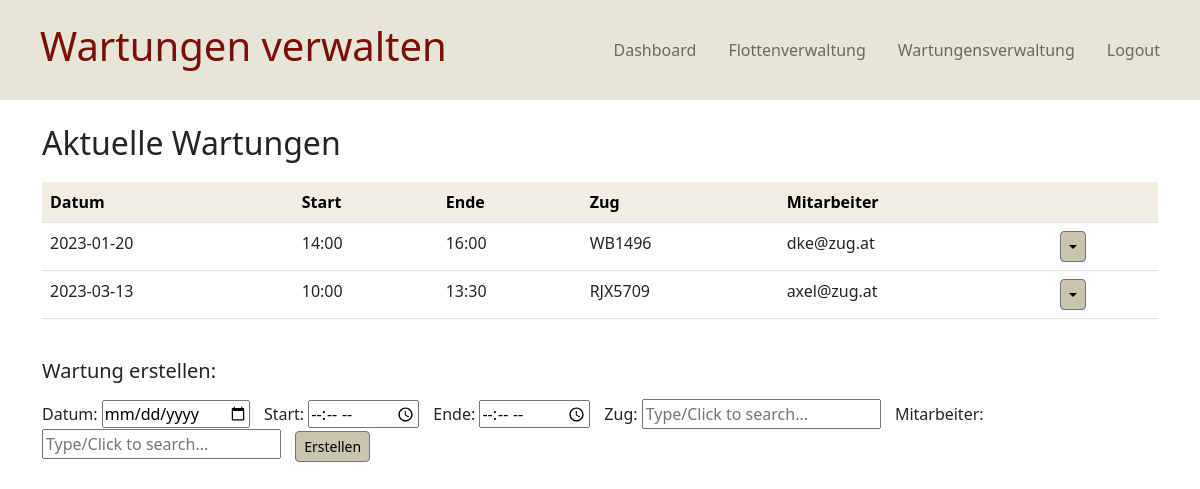
The page /wartungen (signed in) on the database its author committed.
### website/models.py (models this page shows, shortened)
class Wartung(db.Model):
    __tablename__ = 'wartungen'
    id = db.Column(db.Integer, primary_key=True)
    datum = db.Column(db.Date, default=date.today(), nullable=False)
    start = db.Column(db.Time, default=time(), nullable=False)
    ende = db.Column(db.Time, default=time(18, 0), nullable=False)
    mitarbeiter = db.Column(db.Integer, db.ForeignKey("users.id"))
    zug = db.Column(db.Integer, db.ForeignKey("zuege.id"))

class Zug(db.Model):
    __tablename__ = 'zuege'
    id = db.Column(db.Integer, primary_key=True)
    nummer = db.Column(db.String(120), unique=True, nullable=False)
    waggons = db.relationship("Waggon", backref="train")
    wartungen = db.relationship("Wartung", backref="train_maintenance")
    def __repr__(self):
        return self.nummer

class User(db.Model, UserMixin):
    __tablename__ = 'users'
    id = db.Column(db.Integer, primary_key=True)
    email = db.Column(db.String(120), unique=True, nullable=False)
    password = db.Column(db.String(60), nullable=False)
    is_admin = db.Column(db.Boolean, nullable=False, default=False)
    wartungen = db.relationship("Wartung", backref="maintenance")
    def __repr__(self):
        return self.email

### website/views.py (the view, shortened to what this page needs)
@views.route("/wartungen", methods=["GET", "POST"])
@admin_required
@login_required
def wartungen():
    wartungen_wartung = Wartung.query.order_by(Wartung.datum).all()
    zuege = Zug.query.all()
    users = User.query.filter_by(is_admin=False).all()
    return render_template("wartungen.html", user=current_user, wartungen=wartungen_wartung, users=users, zuege=zuege)

### website/__init__.py (called while the page is built)
def create_app():
    app = Flask(__name__)
    app.config["SECRET_KEY"] = "bdd96e66c3fbb1a20a12a36144769328"
    app.config['JSON_SORT_KEYS'] = False
    app.config["SQLALCHEMY_DATABASE_URI"] = f"sqlite:///{DB_NAME}"
    db.init_app(app)
    migrate = Migrate(app, db, render_as_batch=True)
    from .views import views
    from .auth import auth
    from .api import api
    app.register_blueprint(views, url_prefix='/')
    app.register_blueprint(auth, url_prefix='/')
    app.register_blueprint(api, url_prefix='/api')
    from .models import User, Triebwagen, Personenwaggon, Waggon, Zug
    create_database(app)
    login_manager = LoginManager()
    login_manager.login_view = "auth.login"
    login_manager.init_app(app)
    @login_manager.user_loader
    def load_user(id):
        return User.query.get(int(id))
    return app

### website/auth.py (called while the page is built)
def admin_required(f):
    @wraps(f)
    def wrap(*args, **kwargs):
        if current_user.is_admin:
            return f(*args, **kwargs)
        else:
            flash("You need to be an admin to view this page.", category="danger")
            return redirect(url_for('auth.login'))
    return wrap

### website/templates/wartungen.html (shortened to what this page needs)
{% extends "base.html" %}
{% block leftnavbartext %}
<h1>Wartungen verwalten</h1>
{% endblock %}
{% block content %}
<h2>Aktuelle Wartungen</h2>
<table class="table">
    <thead class="table-light">
    <tr>
        <th scope="col">Datum</th>
        <th scope="col">Start</th>
        <th scope="col">Ende</th>
        <th scope="col">Zug</th>
        <th scope="col">Mitarbeiter</th>
        <th scope="col"></th>
    </tr>
    </thead>
    <tbody>
    {% for wartung in wartungen %}
    <tr>
        <td>{{ wartung.datum }}</td>
        <td>{{ wartung.start.strftime("%H:%M") }}</td>
        <td>{{ wartung.ende.strftime("%H:%M") }}</td>
        <td>{{ wartung.train_maintenance }}</td>
        <td>{{ wartung.maintenance }}</td>
        <td>
            <div class="btn-group">
                <button
                        type="button"
                        class="btn btn-sm btn-secondary dropdown-toggle"
                        data-bs-toggle="dropdown"
                ></button>
            </div>
        </td>
    </tr>
    {% endfor %}
    </tbody>
</table>
<br>
<h5 class="mb-3">Wartung erstellen:</h5>
<form method="POST" action="" class="form-inline">
    <label for="wartung_datum">Datum:</label>
    <input type="date"
           id="wartung_datum"
           name="wartung_datum"
           class="input-small"
           size="10"
           maxlength="4"
           value="{{ wartung_datum }}">
    <label for="wartung_start">Start:</label>
    <input type="time"
           id="wartung_start"
           name="wartung_start"
           class="input-small"
           size="10"
           value="{{ wartung_start }}">
    <label for="wartung_ende">Ende:</label>
    <input type="time"
           id="wartung_ende"
           name="wartung_ende"
           class="input-small"
           size="10"
           value="{{ wartung_ende }}">
    <label for="wartung_zug">Zug:</label>
    <input list="wartung_zug_list" id="wartung_zug" name="wartung_zug" placeholder="Type/Click to search..." class="input-small">
    <label for="wartung_mitarbeiter">Mitarbeiter:</label>
    <input list="wartung_mitarbeiter_list" id="wartung_mitarbeiter" name="wartung_mitarbeiter" placeholder="Type/Click to search..." class="input-small">
    <button type="submit" name="submit_wartung" class="btn btn-secondary btn-sm" value="submit_wartung">Erstellen</button>
    <br>
</form>
{% endblock %}

### website/static/css/styles.css (style rules this page uses)
h1 { color:#7B0E07; margin-left: 40px; }
h2 { margin-bottom: 20px; }
.input-small { margin-right: 10px; }
th { background-color: rgb(239, 237, 228) !important; }
button { background-color: rgb(201, 196, 174) !important; color: black !important; }

### rows shown on the page
Wartung: datum "2023-01-20", start "14:00", ende "16:00", train_maintenance "WB1496", maintenance "dke@zug.at"
Wartung: datum "2023-03-13", start "10:00", ende "13:30", train_maintenance "RJX5709", maintenance "axel@zug.at"
